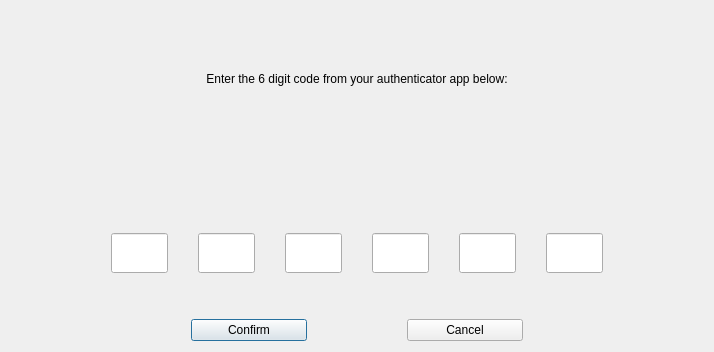
<?xml version="1.0" encoding="UTF-8"?>
<ui version="4.0">
 <class>TwoFAConfirmDialog</class>
 <widget class="QDialog" name="TwoFAConfirmDialog">
  <property name="geometry">
   <rect>
    <x>0</x>
    <y>0</y>
    <width>714</width>
    <height>352</height>
   </rect>
  </property>
  <property name="sizePolicy">
   <sizepolicy hsizetype="Expanding" vsizetype="Expanding">
    <horstretch>0</horstretch>
    <verstretch>0</verstretch>
   </sizepolicy>
  </property>
  <property name="windowTitle">
   <string>Transaction Details</string>
  </property>
  <layout class="QVBoxLayout" name="verticalLayout" stretch="0,0,0">
   <property name="topMargin">
    <number>30</number>
   </property>
   <item>
    <layout class="QHBoxLayout" name="horizontalLayout" stretch="0">
     <item>
      <widget class="QLabel" name="label">
       <property name="text">
        <string>Enter the 6 digit code from your authenticator app below:</string>
       </property>
       <property name="alignment">
        <set>Qt::AlignCenter</set>
       </property>
      </widget>
     </item>
    </layout>
   </item>
   <item>
    <layout class="QHBoxLayout" name="horizontalLayout_4">
     <property name="spacing">
      <number>30</number>
     </property>
     <property name="leftMargin">
      <number>100</number>
     </property>
     <property name="topMargin">
      <number>100</number>
     </property>
     <property name="rightMargin">
      <number>100</number>
     </property>
     <property name="bottomMargin">
      <number>40</number>
     </property>
     <item>
      <widget class="QLineEdit" name="txtcode_1">
       <property name="sizePolicy">
        <sizepolicy hsizetype="Preferred" vsizetype="Preferred">
         <horstretch>0</horstretch>
         <verstretch>0</verstretch>
        </sizepolicy>
       </property>
       <property name="minimumSize">
        <size>
         <width>0</width>
         <height>40</height>
        </size>
       </property>
       <property name="baseSize">
        <size>
         <width>0</width>
         <height>0</height>
        </size>
       </property>
       <property name="autoFillBackground">
        <bool>false</bool>
       </property>
       <property name="inputMethodHints">
        <set>Qt::ImhDigitsOnly</set>
       </property>
       <property name="placeholderText">
        <string/>
       </property>
      </widget>
     </item>
     <item>
      <widget class="QLineEdit" name="txtcode_2">
       <property name="sizePolicy">
        <sizepolicy hsizetype="Preferred" vsizetype="Preferred">
         <horstretch>0</horstretch>
         <verstretch>0</verstretch>
        </sizepolicy>
       </property>
       <property name="minimumSize">
        <size>
         <width>0</width>
         <height>40</height>
        </size>
       </property>
       <property name="baseSize">
        <size>
         <width>0</width>
         <height>0</height>
        </size>
       </property>
       <property name="inputMethodHints">
        <set>Qt::ImhDigitsOnly</set>
       </property>
      </widget>
     </item>
     <item>
      <widget class="QLineEdit" name="txtcode_3">
       <property name="sizePolicy">
        <sizepolicy hsizetype="Preferred" vsizetype="Preferred">
         <horstretch>0</horstretch>
         <verstretch>0</verstretch>
        </sizepolicy>
       </property>
       <property name="minimumSize">
        <size>
         <width>0</width>
         <height>40</height>
        </size>
       </property>
       <property name="baseSize">
        <size>
         <width>0</width>
         <height>0</height>
        </size>
       </property>
       <property name="inputMethodHints">
        <set>Qt::ImhDigitsOnly</set>
       </property>
      </widget>
     </item>
     <item>
      <widget class="QLineEdit" name="txtcode_4">
       <property name="sizePolicy">
        <sizepolicy hsizetype="Preferred" vsizetype="Preferred">
         <horstretch>0</horstretch>
         <verstretch>0</verstretch>
        </sizepolicy>
       </property>
       <property name="minimumSize">
        <size>
         <width>0</width>
         <height>40</height>
        </size>
       </property>
       <property name="baseSize">
        <size>
         <width>0</width>
         <height>0</height>
        </size>
       </property>
       <property name="inputMethodHints">
        <set>Qt::ImhDigitsOnly</set>
       </property>
      </widget>
     </item>
     <item>
      <widget class="QLineEdit" name="txtcode_5">
       <property name="sizePolicy">
        <sizepolicy hsizetype="Preferred" vsizetype="Preferred">
         <horstretch>0</horstretch>
         <verstretch>0</verstretch>
        </sizepolicy>
       </property>
       <property name="minimumSize">
        <size>
         <width>0</width>
         <height>40</height>
        </size>
       </property>
       <property name="baseSize">
        <size>
         <width>0</width>
         <height>0</height>
        </size>
       </property>
       <property name="inputMethodHints">
        <set>Qt::ImhDigitsOnly</set>
       </property>
      </widget>
     </item>
     <item>
      <widget class="QLineEdit" name="txtcode_6">
       <property name="enabled">
        <bool>true</bool>
       </property>
       <property name="sizePolicy">
        <sizepolicy hsizetype="Preferred" vsizetype="Preferred">
         <horstretch>0</horstretch>
         <verstretch>0</verstretch>
        </sizepolicy>
       </property>
       <property name="minimumSize">
        <size>
         <width>0</width>
         <height>40</height>
        </size>
       </property>
       <property name="baseSize">
        <size>
         <width>0</width>
         <height>0</height>
        </size>
       </property>
       <property name="inputMethodHints">
        <set>Qt::ImhDigitsOnly</set>
       </property>
      </widget>
     </item>
    </layout>
   </item>
   <item>
    <layout class="QHBoxLayout" name="horizontalLayout_5">
     <property name="spacing">
      <number>100</number>
     </property>
     <property name="leftMargin">
      <number>180</number>
     </property>
     <property name="rightMargin">
      <number>180</number>
     </property>
     <item>
      <widget class="QPushButton" name="btnOK">
       <property name="text">
        <string>Confirm</string>
       </property>
       <property name="shortcut">
        <string>Return</string>
       </property>
      </widget>
     </item>
     <item>
      <widget class="QPushButton" name="btnCancel">
       <property name="text">
        <string>Cancel</string>
       </property>
       <property name="shortcut">
        <string>Esc</string>
       </property>
      </widget>
     </item>
    </layout>
   </item>
  </layout>
 </widget>
 <resources/>
 <connections/>
</ui>
